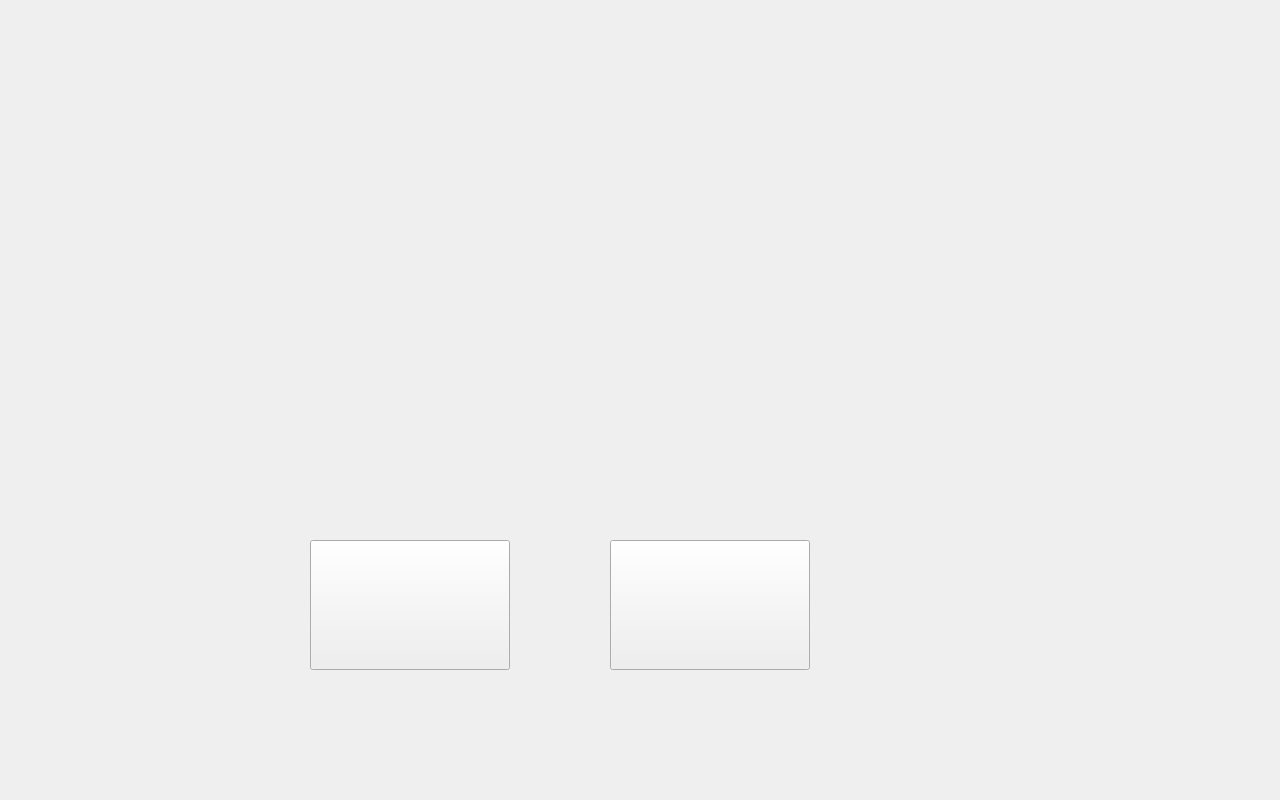
<?xml version="1.0" encoding="UTF-8"?>
<ui version="4.0">
 <class>resetwindow</class>
 <widget class="QWidget" name="resetwindow">
  <property name="geometry">
   <rect>
    <x>0</x>
    <y>0</y>
    <width>1280</width>
    <height>800</height>
   </rect>
  </property>
  <property name="windowTitle">
   <string>Form</string>
  </property>
  <property name="styleSheet">
   <string notr="true">background-image: url(:/tu/Res/btn_nosel.png);</string>
  </property>
  <widget class="QLabel" name="m_pLb_Msg">
   <property name="geometry">
    <rect>
     <x>350</x>
     <y>330</y>
     <width>891</width>
     <height>131</height>
    </rect>
   </property>
   <property name="styleSheet">
    <string notr="true">color:white;font-size: 55px;font: bold;background-color: transparent</string>
   </property>
   <property name="text">
    <string/>
   </property>
  </widget>
  <widget class="QPushButton" name="m_pBtn_Confirm">
   <property name="geometry">
    <rect>
     <x>310</x>
     <y>540</y>
     <width>200</width>
     <height>130</height>
    </rect>
   </property>
   <property name="styleSheet">
    <string notr="true">border-image: url(:/tu/Res/btn_confirm.png);
QPushButton{color:white;border:none;background:transparent;font-size: 35px;}</string>
   </property>
   <property name="text">
    <string/>
   </property>
  </widget>
  <widget class="QPushButton" name="m_pBtn_Cancel">
   <property name="geometry">
    <rect>
     <x>610</x>
     <y>540</y>
     <width>200</width>
     <height>130</height>
    </rect>
   </property>
   <property name="styleSheet">
    <string notr="true">border-image: url(:/tu/Res/btn_cancel.png);
QPushButton{color:white;border:none;background:transparent;font-size: 35px;}</string>
   </property>
   <property name="text">
    <string/>
   </property>
  </widget>
 </widget>
 <resources/>
 <connections/>
</ui>
